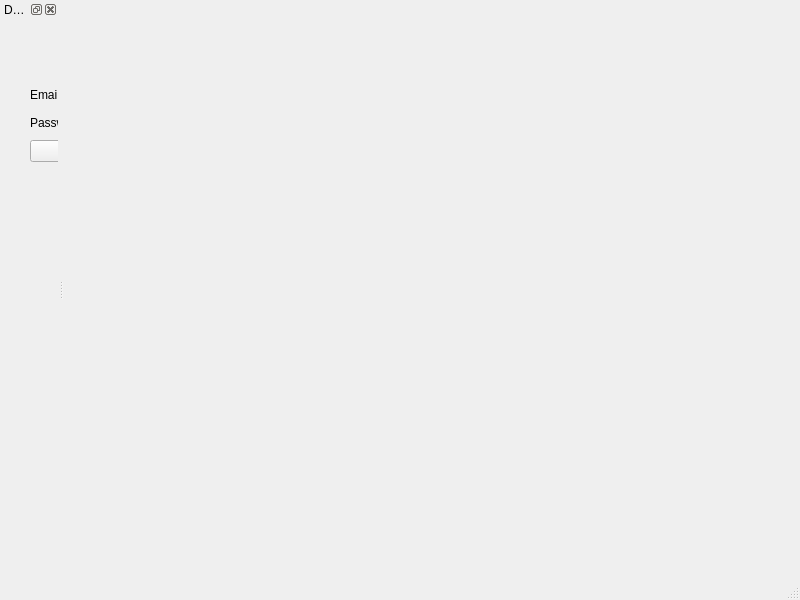
<?xml version="1.0" encoding="UTF-8"?>
<ui version="4.0">
 <class>MainWindow</class>
 <widget class="QMainWindow" name="MainWindow">
  <property name="geometry">
   <rect>
    <x>0</x>
    <y>0</y>
    <width>800</width>
    <height>600</height>
   </rect>
  </property>
  <property name="windowTitle">
   <string>MainWindow</string>
  </property>
  <widget class="QWidget" name="centralwidget"/>
  <widget class="QMenuBar" name="menubar">
   <property name="geometry">
    <rect>
     <x>0</x>
     <y>0</y>
     <width>800</width>
     <height>22</height>
    </rect>
   </property>
  </widget>
  <widget class="QStatusBar" name="statusbar"/>
  <widget class="QDockWidget" name="dockWidget">
   <property name="features">
    <set>QDockWidget::AllDockWidgetFeatures</set>
   </property>
   <property name="windowTitle">
    <string>Dockable Sign In Form</string>
   </property>
   <attribute name="dockWidgetArea">
    <number>1</number>
   </attribute>
   <widget class="QWidget" name="dockWidgetContents">
    <widget class="QWidget" name="">
     <property name="geometry">
      <rect>
       <x>30</x>
       <y>20</y>
       <width>211</width>
       <height>123</height>
      </rect>
     </property>
     <layout class="QVBoxLayout" name="verticalLayout">
      <item alignment="Qt::AlignHCenter">
       <widget class="QLabel" name="label">
        <property name="text">
         <string>Sign In</string>
        </property>
       </widget>
      </item>
      <item>
       <layout class="QHBoxLayout" name="horizontalLayout">
        <item>
         <widget class="QLabel" name="label_2">
          <property name="text">
           <string>Email Address</string>
          </property>
         </widget>
        </item>
        <item>
         <widget class="QLineEdit" name="lineEdit"/>
        </item>
       </layout>
      </item>
      <item>
       <layout class="QHBoxLayout" name="horizontalLayout_2">
        <item>
         <widget class="QLabel" name="label_3">
          <property name="text">
           <string>Password</string>
          </property>
         </widget>
        </item>
        <item>
         <spacer name="horizontalSpacer">
          <property name="orientation">
           <enum>Qt::Horizontal</enum>
          </property>
          <property name="sizeHint" stdset="0">
           <size>
            <width>40</width>
            <height>20</height>
           </size>
          </property>
         </spacer>
        </item>
        <item>
         <widget class="QLineEdit" name="lineEdit_2"/>
        </item>
       </layout>
      </item>
      <item>
       <widget class="QPushButton" name="pushButton">
        <property name="text">
         <string>Sign In</string>
        </property>
       </widget>
      </item>
     </layout>
    </widget>
   </widget>
  </widget>
 </widget>
 <resources/>
 <connections/>
</ui>
